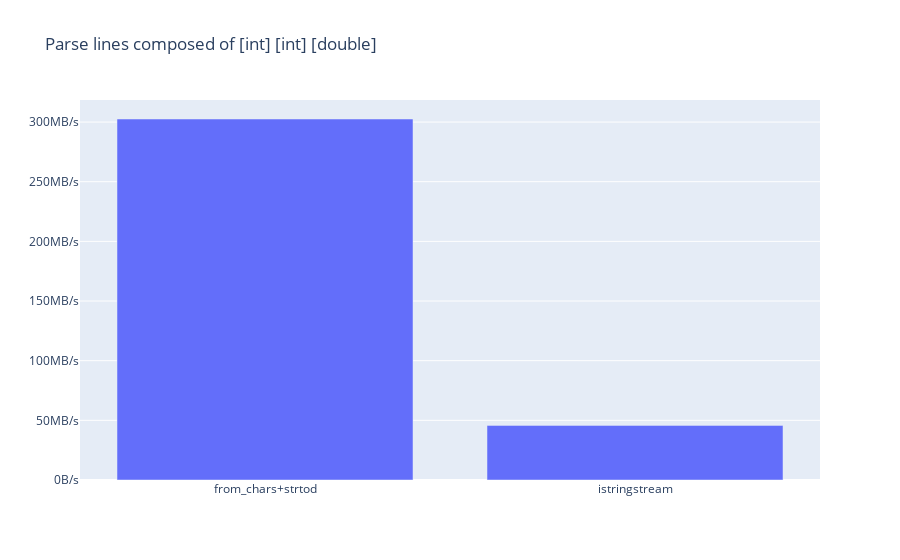

The notebook cell saved with this chart:
### Code cell
data = df[df["Group"].isin(["BlockParse"])]

fig = px.bar(data, x='Variant', y='bytes_per_second', title="Parse lines composed of [int] [int] [double]")
fig.update_layout(
    yaxis = dict(
        title=None,
        ticksuffix = 'B/s',
    ),
    xaxis = dict(title=None)
)
fig.show()

### Figure 1 — Plotly figure (JSON) as saved in the notebook; plotly's stock layout.template omitted (floating-point values rounded to 4 significant figures)
{"data": [{"alignmentgroup": "True", "hovertemplate": "Variant=%{x}<br>bytes_per_second=%{y}<extra></extra>", "legendgroup": "", "marker": {"color": "#636efa", "pattern": {"shape": ""}}, "name": "", "offsetgroup": "", "orientation": "v", "showlegend": false, "textposition": "auto", "x": ["from_chars+strtod", "istringstream"], "xaxis": "x", "y": [302600000.0, 45770000.0], "yaxis": "y", "type": "bar"}], "layout": {"xaxis": {"anchor": "y", "domain": [0.0, 1.0], "title": {}}, "yaxis": {"anchor": "x", "domain": [0.0, 1.0], "title": {}, "ticksuffix": "B/s"}, "legend": {"tracegroupgap": 0}, "title": {"text": "Parse lines composed of [int] [int] [double]"}, "barmode": "relative"}}
